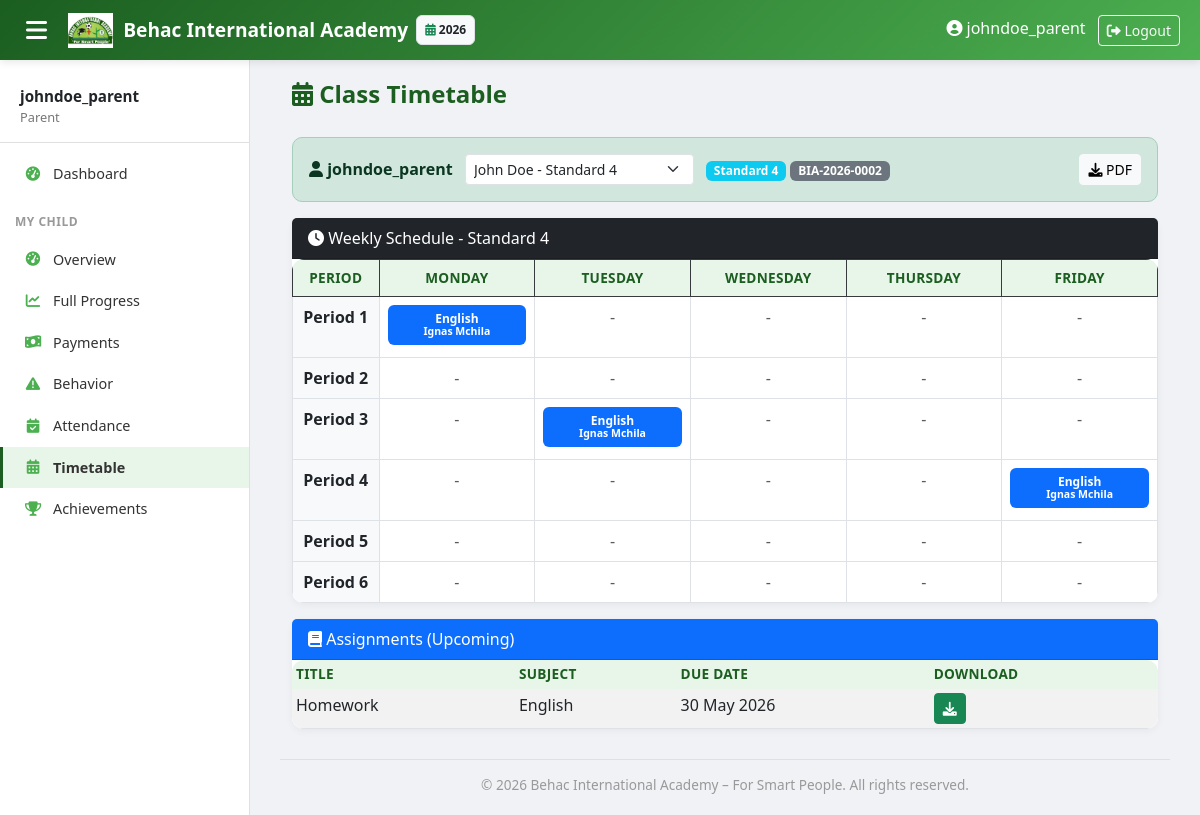
The app's page /dashboard/parent/timetable/ (signed in) with its own data.
### core/models.py (models this page shows, shortened)
class AcademicYear(models.Model):
    name = models.CharField(max_length=20)  # "2025-2026"
    start_date = models.DateField()
    end_date = models.DateField()
    is_current = models.BooleanField(default=False)

### students/models.py (models this page shows, shortened)
class Student(models.Model):
    registration_number = models.CharField(max_length=20, unique=True, blank=True, editable=False)
    first_name = models.CharField(max_length=50)
    middle_name = models.CharField(max_length=50, blank=True, null=True)
    last_name = models.CharField(max_length=50)
    nida = models.CharField(max_length=20, blank=True, null=True)
    date_of_birth = models.DateField()
    birth_cert_number = models.CharField(max_length=50, unique=True)
    religion = models.CharField(max_length=50, blank=True)
    region = models.ForeignKey('locations.Region', on_delete=models.SET_NULL, null=True, blank=True)
    district = models.ForeignKey('locations.District', on_delete=models.SET_NULL, null=True, blank=True)
    gender = models.CharField(max_length=1, choices=[('M','Male'),('F','Female')])
    current_class = models.ForeignKey(ClassLevel, on_delete=models.SET_NULL, null=True)
    registration_date = models.DateField(auto_now_add=True)
    street = models.CharField(max_length=200, blank=True)
    mobile = models.CharField(max_length=15, blank=True)
    parent_name = models.CharField(max_length=100)
    parent_mobile = models.CharField(max_length=15)
    parent_occupation = models.CharField(max_length=100)
    parent_nida = models.CharField(max_length=20, blank=True)
    parent_user = models.ForeignKey(User, on_delete=models.SET_NULL, null=True, blank=True, related_name='children')
    is_active = models.BooleanField(default=True)
    class Meta:
        ordering = ['-registration_date']
    @property
    def full_name(self):
        return f"{self.first_name} {self.middle_name or ''} {self.last_name}".strip()

### academics/models.py (models this page shows, shortened)
class ClassLevel(models.Model):
    LEVEL_TYPES = (('PRE','Pre-primary'), ('PRIMARY','Primary'))
    name = models.CharField(max_length=20)  # "Pre 1", "Grade 1"
    level_type = models.CharField(max_length=10, choices=LEVEL_TYPES)
    order = models.PositiveSmallIntegerField(unique=True)  # 1..9
    class Meta:
        ordering = ['order']

class Timetable(models.Model):
    DAYS_OF_WEEK = [
        (0, 'Monday'),
        (1, 'Tuesday'),
        (2, 'Wednesday'),
        (3, 'Thursday'),
        (4, 'Friday'),
        (5, 'Saturday'),
        (6, 'Sunday'),
    ]
    academic_year = models.ForeignKey('core.AcademicYear', on_delete=models.CASCADE, default=1)
    class_level = models.ForeignKey(ClassLevel, on_delete=models.CASCADE, related_name='timetables')
    day_of_week = models.IntegerField(choices=DAYS_OF_WEEK)
    period = models.IntegerField()
    subject = models.ForeignKey(Subject, on_delete=models.CASCADE)
    teacher = models.ForeignKey('staff.Teacher', on_delete=models.CASCADE)
    class Meta:
        ordering = ['class_level', 'day_of_week', 'period']
        unique_together = ('class_level', 'day_of_week', 'period', 'academic_year')

class Subject(models.Model):
    name = models.CharField(max_length=50)
    code = models.CharField(max_length=10, unique=True)
    classes = models.ManyToManyField(ClassLevel, related_name='subjects')
    class Meta:
        ordering = ['name']

class Assignment(models.Model):
    title = models.CharField(max_length=200)
    subject = models.ForeignKey(Subject, on_delete=models.CASCADE)
    class_level = models.ForeignKey(ClassLevel, on_delete=models.CASCADE)
    due_date = models.DateField()
    description = models.TextField()
    file = models.FileField(upload_to='assignments/', blank=True)
    class Meta:
        ordering = ['-due_date']

### staff/models.py (models this page shows, shortened)
class StaffBase(models.Model):
    user = models.OneToOneField(User, on_delete=models.CASCADE, related_name='%(class)s_profile')
    middle_name = models.CharField(max_length=50, blank=True, null=True)   # <-- added
    employee_id = models.CharField(max_length=20, unique=True)
    phone = models.CharField(max_length=15)
    address = models.TextField(blank=True)
    hire_date = models.DateField()
    base_salary = models.DecimalField(max_digits=10, decimal_places=2, default=0)
    qualification = models.TextField(blank=True)
    cv = models.FileField(upload_to='staff/cv/', blank=True, null=True)
    certificates = models.FileField(upload_to='staff/certificates/', blank=True, null=True)
    is_active = models.BooleanField(default=True)
    class Meta:
        abstract = True

class Teacher(StaffBase):
    subjects = models.ManyToManyField(Subject, blank=True, related_name='teachers')
    classes = models.ManyToManyField(ClassLevel, blank=True, related_name='teachers')

### dashboard/views.py (the view)
# urls.py: path('parent/timetable/', views.parent_timetable, name='parent_timetable'),
@login_required
def parent_timetable(request):
    students, student = get_parent_student(request)
    if not student:
        return render(request, 'dashboard/no_student.html', {'message': 'No student linked to your account.'})
    is_blocked, block_ctx = check_parent_blocked(request, students, student)
    if is_blocked:
        return render(request, 'dashboard/parent_blocked.html', block_ctx)
    current_year = AcademicYear.objects.filter(is_current=True).first()
    from django.db.models import Q
    assignment_list = Assignment.objects.filter(class_level=student.current_class).filter(Q(due_date__gte=datetime.now()) | Q(due_date__isnull=True))[:10]
    weekdays = ['Monday', 'Tuesday', 'Wednesday', 'Thursday', 'Friday', 'Saturday', 'Sunday']
    timetable = Timetable.objects.filter(class_level=student.current_class, academic_year=current_year).select_related('subject', 'teacher').order_by('day_of_week', 'period')[:30] if current_year and student.current_class else []
    max_period = max([t.period for t in timetable]) if timetable else 6
    timetable_grid = []
    for p in range(1, max_period + 1):
        row = []
        for d in range(5):
            entries = [t for t in timetable if t.period == p and t.day_of_week == d]
            row.append(entries)
        timetable_grid.append(row)
    context = {
        'students': students,
        'student': student,
        'timetable_grid': timetable_grid,
        'max_period': max_period,
        'weekdays': weekdays[:5],
        'assignments': assignment_list,
    }
    return render(request, 'dashboard/parent_timetable.html', context)

### templates/dashboard/parent_timetable.html
{% extends 'base.html' %}
{% load static %}
{% block content %}
<div class="container-fluid">
    <div class="page-header">
        <h2><i class="fas fa-calendar-alt"></i> Class Timetable</h2>
    </div>
    {% with students=students student=student %}
    {% include 'dashboard/_child_selector.html' %}
    {% endwith %}
    <div class="card">
        <div class="card-header bg-dark text-white"><i class="fas fa-clock"></i> Weekly Schedule - {{ student.current_class.name|default:"-" }}</div>
        <div class="card-body p-0">
            {% if timetable_grid %}
            <div class="table-responsive">
                <table class="table table-bordered table-hover mb-0 text-center">
                    <thead class="table-dark">
                        <tr><th style="width:10%">Period</th>
                        {% for w in weekdays %}<th>{{ w }}</th>{% endfor %}</tr>
                    </thead>
                    <tbody>
                        {% for row in timetable_grid %}
                        <tr>
                            <td class="fw-bold bg-light" style="width:10%">Period {{ forloop.counter }}</td>
                            {% for cell in row %}
                            <td style="width:18%">
                                {% for t in cell %}
                                <div class="badge bg-primary d-block py-2 mb-1">
                                    <strong>{{ t.subject.name }}</strong><br>
                                    <small>{{ t.teacher.user.get_full_name|default:t.teacher.employee_id }}</small>
                                </div>
                                {% empty %}
                                <span class="text-muted">-</span>
                                {% endfor %}
                            </td>
                            {% endfor %}
                        </tr>
                        {% endfor %}
                    </tbody>
                </table>
            </div>
            {% else %}
            <p class="p-3 text-muted"><i class="fas fa-info-circle"></i> No timetable set for this class yet.</p>
            {% endif %}
        </div>
    </div>
    <div class="card mt-3">
        <div class="card-header bg-primary text-white"><i class="fas fa-book"></i> Assignments (Upcoming)</div>
        <div class="card-body p-0">
            <table class="table table-sm table-striped mb-0">
                <thead class="table-dark"><tr><th>Title</th><th>Subject</th><th>Due Date</th><th>Download</th></tr></thead>
                <tbody>
                    {% for a in assignments %}
                    <tr>
                        <td>{{ a.title }}</td>
                        <td>{{ a.subject.name|default:"-" }}</td>
                        <td>{{ a.due_date|date:"d M Y" }}</td>
                        <td>
                            {% if a.file %}
                            <a href="{{ a.file.url }}" class="btn btn-sm btn-success" download>
                                <i class="fas fa-download"></i>
                            </a>
                            {% else %}
                            <span class="text-muted">-</span>
                            {% endif %}
                        </td>
                    </tr>
                    {% empty %}
                    <tr><td colspan="4" class="text-center text-muted py-3">No assignments posted.</td></tr>
                    {% endfor %}
                </tbody>
            </table>
        </div>
    </div>
</div>
{% endblock %}

### templates/base.html (shortened to what this page needs)
<!DOCTYPE html>
<html lang="en">
<head>
    <link href="https://cdn.jsdelivr.net/npm/bootstrap@5.3.0/dist/css/bootstrap.min.css" rel="stylesheet">
    <link rel="stylesheet" href="https://cdnjs.cloudflare.com/ajax/libs/font-awesome/6.0.0/css/all.min.css">
</head>
<body>
    {% if user.is_authenticated %}
    <nav class="topbar">
        <button class="sidebar-toggle" onclick="document.querySelector('.sidebar').classList.toggle('show')">
            <i class="fas fa-bars"></i>
        </button>
        <a class="topbar-brand" href="{% url 'dashboard:home' %}">
            <img src="/static/images/behac_logo.png" alt="Logo"> Behac International Academy
        </a>
        {% if current_year %}
        <span class="badge bg-light text-dark ms-2 p-2 border" style="font-size: 0.75rem;">
            <i class="fas fa-calendar-alt text-success"></i> {{ current_year.name }}
        </span>
        {% endif %}
        <div class="ms-auto">
            {% if user.is_authenticated %}
                <span class="me-2 d-none d-sm-inline"><i class="fas fa-user-circle"></i> {{ user.get_full_name|default:user.username }}</span>
                <form method="post" action="{% url 'logout' %}" style="display:inline;">
                    <button type="submit" class="btn btn-sm btn-outline-light">
                        <i class="fas fa-sign-out-alt"></i> Logout
                    </button>
                </form>
            {% endif %}
        </div>
    </nav>
    <div class="sidebar" id="sidebar">
        <div class="user-info">
            <div class="name">{{ user.get_full_name|default:user.username }}</div>
            <div class="role">
                {% if user.is_superuser %}Owner
                {% elif user.groups.all %}{{ user.groups.first.name }}
                {% else %}Staff{% endif %}
            </div>
        </div>
        {% if user.is_authenticated %}
        <ul class="nav flex-column">
            <li class="nav-item">
                <a class="nav-link {% if request.path == '/' %}active{% endif %}" href="{% url 'dashboard:home' %}">
                    <i class="fas fa-tachometer-alt"></i> Dashboard
                </a>
            </li>
            {% with user_groups=user.groups.all %}
            {% if 'Parent' in user_groups|join:', ' %}
            <li class="nav-section">My Child</li>
            <li class="nav-item">
                <a class="nav-link {% if '/dashboard/parent/' == request.path %}active{% endif %}" href="{% url 'dashboard:parent' %}"><i class="fas fa-tachometer-alt"></i> Overview</a>
            </li>
            <li class="nav-item">
                <a class="nav-link {% if '/dashboard/parent/progress/' in request.path %}active{% endif %}" href="{% url 'dashboard:parent_progress' %}"><i class="fas fa-chart-line"></i> Full Progress</a>
            </li>
            <li class="nav-item">
                <a class="nav-link {% if '/dashboard/parent/payments/' in request.path %}active{% endif %}" href="{% url 'dashboard:parent_payments' %}"><i class="fas fa-money-bill-wave"></i> Payments</a>
            </li>
            <li class="nav-item">
                <a class="nav-link {% if '/dashboard/parent/behavior/' in request.path %}active{% endif %}" href="{% url 'dashboard:parent_behavior' %}"><i class="fas fa-exclamation-triangle"></i> Behavior</a>
            </li>
            <li class="nav-item">
                <a class="nav-link {% if '/dashboard/parent/attendance/' in request.path %}active{% endif %}" href="{% url 'dashboard:parent_attendance' %}"><i class="fas fa-calendar-check"></i> Attendance</a>
            </li>
            <li class="nav-item">
                <a class="nav-link {% if '/dashboard/parent/timetable/' in request.path %}active{% endif %}" href="{% url 'dashboard:parent_timetable' %}"><i class="fas fa-calendar-alt"></i> Timetable</a>
            </li>
            <li class="nav-item">
                <a class="nav-link {% if '/dashboard/parent/achievements/' in request.path %}active{% endif %}" href="{% url 'dashboard:parent_achievements' %}"><i class="fas fa-trophy"></i> Achievements</a>
            </li>
            {% endif %}
            {% endwith %}
        </ul>
        {% endif %}
    </div>
    {% endif %}
    <div class="main-content"{% if not user.is_authenticated %} style="margin-left: 0 !important;"{% endif %}>
        {% block content %}{% endblock %}
        <div class="main-footer">
            &copy; {% now "Y" %} Behac International Academy – For Smart People. All rights reserved.
        </div>
    </div>
</body>
</html>

### templates/dashboard/_child_selector.html
<div class="alert alert-success d-flex justify-content-between align-items-center">
    <div>
        <strong><i class="fas fa-user"></i> {{ user.get_full_name|default:user.username }}</strong>
        {% if students|length > 1 %}
            <form method="get" class="d-inline-block ms-2">
                <select name="student_id" class="form-select form-select-sm d-inline-block w-auto" onchange="this.form.submit()">
                    {% for s in students %}
                    <option value="{{ s.pk }}" {% if s.pk == student.pk %}selected{% endif %}>{{ s.full_name }} - {{ s.current_class.name|default:"-" }}</option>
                    {% endfor %}
                </select>
            </form>
        {% else %}
            - Viewing <strong>{{ student.full_name }}</strong>
        {% endif %}
        <span class="badge bg-info ms-2">{{ student.current_class.name|default:"-" }}</span>
        <span class="badge bg-secondary">{{ student.registration_number }}</span>
    </div>
    <button class="btn btn-sm btn-light" onclick="window.print()"><i class="fas fa-download"></i> PDF</button>
</div>

### records on screen
AcademicYear: name "2026"
Student: current_class.name "Standard 4", registration_number "BIA-2026-0002"
Timetable: subject.name "English", teacher.user.get_full_name "Ignas Mchila"
Timetable: subject.name "English", teacher.user.get_full_name "Ignas Mchila"
Timetable: subject.name "English", teacher.user.get_full_name "Ignas Mchila"
Assignment: title "Homework", subject.name "English", due_date "30 May 2026"

### other values on screen
{{ user.get_full_name|default:user.username }} "johndoe_parent"
{{ user.groups.first.name }} "Parent"
{{ w }} "MONDAY" "TUESDAY" "WEDNESDAY" "THURSDAY" "FRIDAY"
form field student_id "John Doe - Standard 4"
